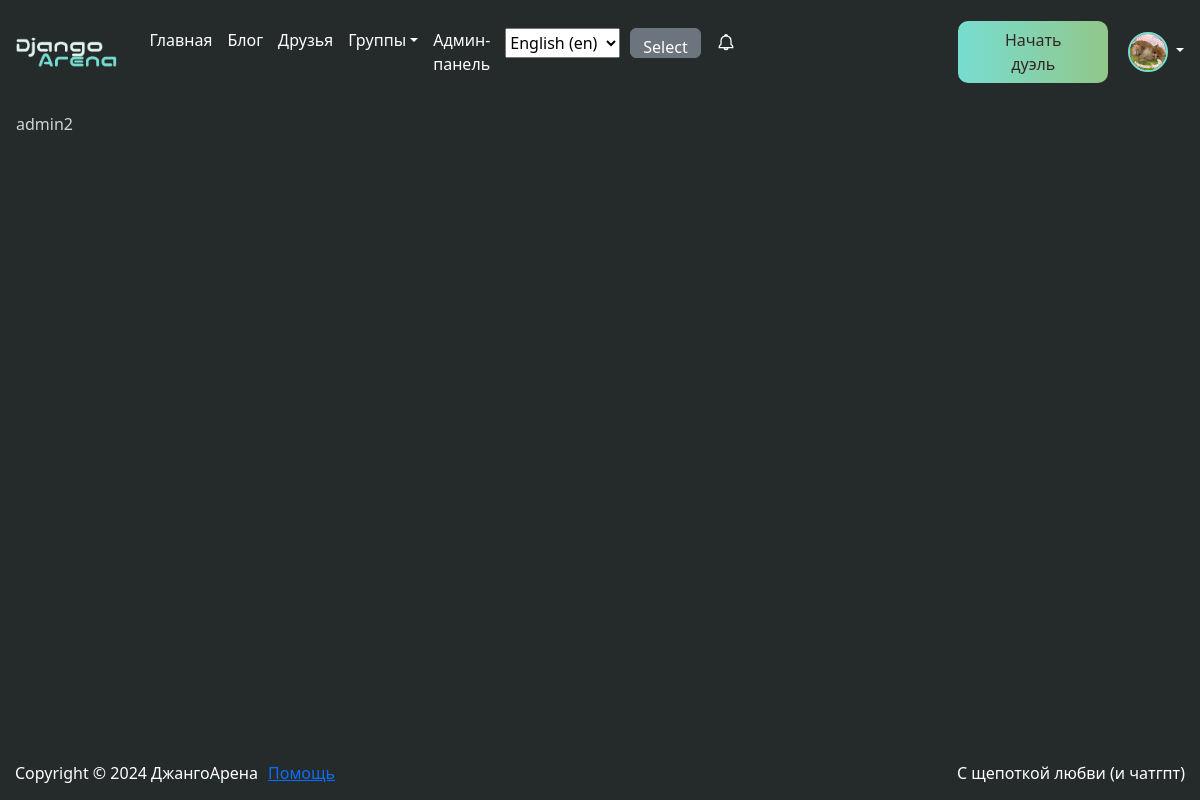
Page /users/friends/ (signed in) on the committed database.
### core/models.py (models this page shows, shortened)
class User(django.contrib.auth.models.AbstractUser):
    shortname = django.db.models.CharField(
        verbose_name="имя",
        help_text="Введите свое имя(настояшее или вымышленное, \
            главное - чемпионское)",
        max_length=16,
        blank=True,
        null=True,
    )
    birthday = django.db.models.DateField(
        "дата рождения",
        help_text="Укажите дату рождения",
        null=True,
        blank=True,
        validators=[valid_birthday],
    )
    username = django.db.models.CharField(
        verbose_name="имя пользователя",
        help_text="Придумайте уникальное имя пользователя",
        max_length=16,
        unique=True,
    )
    image = django.db.models.ImageField(
        "аватарка",
        help_text="Загрузите аватарку",
        upload_to=get_path_image,
        null=True,
        blank=True,
    )
    rating = django.db.models.IntegerField(default=1000)
    views = django.db.models.PositiveIntegerField(default=0)
    friends = django.db.models.ManyToManyField(
        "self",
        blank=True,
    )
    github_link = django.db.models.URLField(
        verbose_name="ссылка на ваш github",
        blank=True,
        null=True,
    )
    gitlab_link = django.db.models.URLField(
        verbose_name="ссылка на ваш gitlab",
        blank=True,
        null=True,
    )
    games_played = django.db.models.PositiveIntegerField(default=0)
    games_won = django.db.models.PositiveIntegerField(default=0)
    easy_problems = django.db.models.PositiveIntegerField(default=0)
    medium_problems = django.db.models.PositiveIntegerField(default=0)
    hard_problems = django.db.models.PositiveIntegerField(default=0)
    def __str__(self):
        return f"{self.username}"
    class Meta:
        verbose_name = "пользователь"
        verbose_name_plural = "пользователи"

### users/views.py (the view)
class FriendsView(django.views.View):
    def get(self, *args, **kwargs):
        cur_user = self.request.user
        friends = cur_user.friends.all()
        context = {
            "friends": friends,
            "title": "Друзья",
        }
        return django.shortcuts.render(
            self.request,
            template_name="users/friends.html",
            context=context,
        )

### notifications/context_processors.py (called while the page is built)
def get_notifications(request):
    if request.user.is_authenticated:
        user = core.models.User.objects.get(pk=request.user.id)
        cur_notifications = notifications.models.Notification.objects.filter(
            recipient=user.id,
        )
    else:
        cur_notifications = []
    return {"notifications": cur_notifications}

### notifications/models.py (called while the page is built)
    def __str__(self):
        return (
            f"{self.notification_type} {str(self.sender)}"
            f" {str(self.recipient)} {str(self.text)}"
        )

### templates/users/friends.html (shortened to what this page needs)
{% extends "base.html" %}
{% block content %}
{% for friend in friends %}
  {{ friend }}
{% endfor %}
{% endblock %}

### templates/includes/header.html (shortened to what this page needs)
{% load i18n %}
{% load static %}
<header class="header">
  <nav class="header__navbar navbar-header navbar navbar-expand-lg navbar-dark">
    <div class="p-3">
      <a class="menu-header__link" href="{% url 'homepage:main' %}">
        <img src="{% static "logo.jpg" %}" alt="" height="37" class="d-inline-block align-text-top">
      </a>
    </div>
    <ul class="navbar-header__menu navbar-header__menu-left menu-header p-3">
      <li class="menu-header__item">
        <a class="menu-header__link" href="{% url 'homepage:main' %}">{% translate "Главная" %}</a>
      </li>
      <li class="menu-header__item">
        <a class="menu-header__link" href="{% url 'notes:blog-all' %}">{% translate "Блог" %}</a>
      </li>
      {% if request.user.is_authenticated %}
        <li class="menu-header__item">
          <a class="menu-header__link" href="{% url 'users:friends' %}">{% translate "Друзья" %}</a>
        </li>
        <li class="menu-header__item nav-item dropdown">
          <a class="menu-header__link dropdown-toggle" data-bs-toggle="dropdown" href="#" role="button" aria-expanded="false">{% translate "Группы" %}</a>
        </li>
      {% endif %}
      {% if request.user.is_staff or request.user.is_admin %}
      <li class="menu-header__item">
        <a class="menu-header__link" href="{% url 'admin:index' %}">{% translate "Админ-панель" %}</a>
      </li>
      {% endif %}
      <form action="{% url 'set_language' %}" method="post" style="display:flex; gap: 10px;">{% csrf_token %}
          <select name="language" style="height: 30px;">
              {% get_current_language as LANGUAGE_CODE %}
              {% get_available_languages as LANGUAGES %}
              {% get_language_info_list for LANGUAGES as languages %}
              {% for language in languages %}
                  <option value="{{ language.code }}"{% if language.code == LANGUAGE_CODE %} selected{% endif %}>
                      {{ language.name_local }} ({{ language.code }})
                  </option>
              {% endfor %}
          </select>
          <input class="btn btn-secondary" style="height: 30px;" type="submit" value="Select">
      </form>
      <li class="menu-header__item" id="header-notifications-button">
        <img class="menu-header__img" src="{% static "images/icons/header_notifications.svg" %}" alt="">
      </li>
    </ul>
    <ul class="navbar-header__menu navbar-header__menu-right menu-header p-3">
      {% if request.user.is_authenticated %}
        <li class="menu-header__item">
          <link rel="stylesheet" type="text/css" href="{% static 'popup/popup.css' %}">
          <button class="gradient-button" data-hx-get="{% url 'lobby:gameplay-settings' %}" data-hx-target="#dialog">{% translate "Начать дуэль" %}</button>
        </li>
        <div class="dropdown-center">
          <a class="profile-dropdown__link dropdown-toggle" type="button" data-bs-toggle="dropdown" aria-expanded="false">
            <img id="ava" class="social-profile__image rounded-circle" alt=""
                src={% if request.user.image %}"{{ request.user.image.url }}"{% else %}{% static "images/avatar.png" %}{% endif %}
                loading="lazy">
          </a>
        </div>
      {% endif %}
    </ul>
  </nav>
</header>

### static_dev/style.css (style rules this page uses)
* { padding: 0; }
ul { padding: 0; }
body { height: 100%; color: #cdd5d6; }
.flex-container { display: flex; flex-direction: column; flex-direction: column; height: 100%; min-height: 100vh; background-color: #252b2a; }
nav { background-color: #252b2a; }

### static_dev/css/header.css (style rules this page uses)
.header__navbar { display: flex; justify-items: center; padding-bottom: 0; }
.navbar-header__menu { display: flex; width: 100%; gap: 15px; list-style: none; margin: 0; }
.navbar-header__menu-right { justify-content: right; align-items: center; }
.menu-header__link { text-decoration: none; color: white; }
.menu-header__img { width: 20px; height: 20px; }
.menu-header__item { position: relative; }
.gradient-button { float: right; margin: -2% 3%; background: linear-gradient(to right, #77ddd0 0%, #92c789 100%); border: none; border-radius: 10px; color: #352727; width: 150px; padding: 7px 25px; font-size: 16px; cursor: pointer; }
.menu-header__link { text-decoration: none; }
.profile-dropdown__link { text-decoration: none; color: white; }
#ava { border: 2px solid #77ddd0; outline-offset: 2px; width: 40px; height: 40px; }

### static_dev/css/profile.css (style rules this page uses)
.social-profile__image { width: 100px; height: 100px; }

### static_dev/css/chat.css (style rules this page uses)
form { margin-bottom: 0; }

### rows in the picture
User: image (picture)
User: username "admin2"

### other values in the picture
form field language "English (en)"
